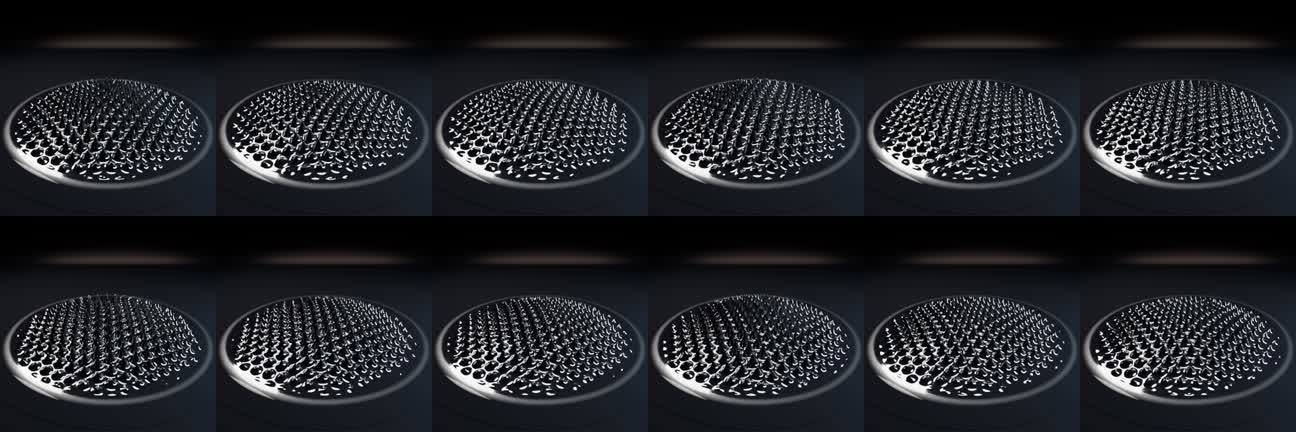
#> input picture blender/ferrofluid/renders/test-loop-contact-sheet.jpg, 1296 x 432 px
$ python -i hf_zoom_hd.py   (imports and definitions only)
#> lines starting #> are read from the running program, lines starting #| are printed output that depends on the picture
"""Seamless infinite zoom, chained: each segment starts on the previous segment's real last frame.
Levels: L0 galaxy, L1 cluster, L2 nucleus (existing) -> L3 forest, L4 underwater, L5 cymatics, L6 sahara, L7 mandala -> L0.
Usage: hf_zoom2.py <zoom_dir> <style_ref>   (expects L0 at ../galaxy/galaxy1-still.png, L1.png, L2.png, seg0.mp4 in zoom_dir)"""
import os
import subprocess
import sys
import time
import urllib.request
from PIL import Image

# [1 line not run here, left out]
import higgsfield_client as hf

z, style_ref = sys.argv[1], sys.argv[2]
out = f"{z}/hd"
# [1 line not run here, left out]
L0 = os.path.join(z, "..", "galaxy", "galaxy1-still.png")

STYLE = (" Keep the glossy space-filling molecular rendering of the reference image (every form built from clusters of glossy "
         "spheres, soft lighting, shallow depth of field), but let this world's own colors lead. Square composition, centered. No text.")
CROP_INTRO = ("Image 1 is a zoomed-in crop of the center of the previous world. Keep its overall colors and brightness layout at the "
              "edges so it reads as the same view magnified, but reveal that it is ")
LEVELS = {
    3: "a neural forest: towering neurons like trees with branching dendrites and glowing synapses, intertwined with lush greenery, "
       "ferns, vines, moss, leaves and blooming flowers, in emerald, lime and jade greens with golden pulses of light along the branches.",
    4: "an underwater bioluminescent reef: coral formations, sea anemones, swaying kelp and drifting jellyfish in aqua, turquoise, "
       "coral pink and violet, shafts of light falling from above, rising bubbles.",
    5: "a cymatic pattern: an intricate radially symmetric standing-wave pattern like sand on a vibrating plate, thousands of tiny "
       "spheres in pearl white, gold and pale blue arranged into concentric geometric rings, nodes and petals on a dark background.",
    6: "an aerial view looking straight down over Sahara desert dunes at golden hour, the dune crests curving in a great spiral around "
       "the center, sand made of countless tiny glossy golden and orange spheres, long cool blue shadows.",
    7: "a radially symmetric mandala of molecular machinery: concentric rings of protein gears, DNA double helices radiating outward "
       "like petals, rings of nucleotides like beads. At the exact center, small (about one fifth of the frame width), sits the spiral "
       "galaxy from image 3, unchanged.",
}
MOTION = {
    1: "the cluster's central spiral opens into a glowing cell nucleus full of busy molecular machines: helicases unzipping DNA, clamps sliding, chromatin coiling.",
    2: "the nucleus opens into a neural forest: neurons fire pulses of light along branching dendrites, ferns unfurl, vines grow and leaves sway.",
    3: "the forest dissolves into an underwater reef: jellyfish pulse, kelp sways, anemones wave, bubbles rise through shafts of light.",
    4: "the reef resolves into a cymatic pattern that vibrates, ripples and reshapes itself into ever more intricate geometric rings.",
    5: "the cymatic rings become Sahara dunes seen from above, sand streaming off the crests in the wind as the spiral of dunes slowly turns.",
    6: "the dunes give way to a rotating mandala of protein rings and radiating DNA helices, each ring turning in alternating directions.",
    7: "the mandala rings rush outward past the edges of the frame as the tiny spiral galaxy at its center grows to fill the view.",
}
PREFIX = "Continuous smooth camera zoom straight into the center of the frame. As the camera dives in, "
SUFFIX = " The camera never stops moving forward. One continuous shot, no cuts."


def wait(ctrl):
    while True:
        st = ctrl.status()
        if isinstance(st, hf.Completed):
            return ctrl.get()
        if isinstance(st, (hf.Failed, hf.NSFW, hf.Cancelled)):
            raise RuntimeError(type(st).__name__)
        time.sleep(8)


def retry(fn, tries=2):
    for i in range(tries):
        try:
            return fn()
        except Exception as e:
            print("  attempt failed:", type(e).__name__, str(e)[:200], flush=True)
    raise SystemExit("giving up")


def center_crop(src, dst, frac=0.34):
#> called with dst = 'out.png', frac = 0.34
    im = Image.open(src).convert("RGB")
#> im is the input picture: PIL image 1296x432 RGB; mean R, G, B 34.4, 36.1, 40.3
    w, h = im.size
#> w = 1296; h = 432
    cw, ch = int(w * frac), int(h * frac)
#> cw = 440; ch = 146
    im.crop(((w - cw) // 2, (h - ch) // 2, (w + cw) // 2, (h + ch) // 2)).resize((1024, 1024), Image.LANCZOS).save(dst, quality=92)
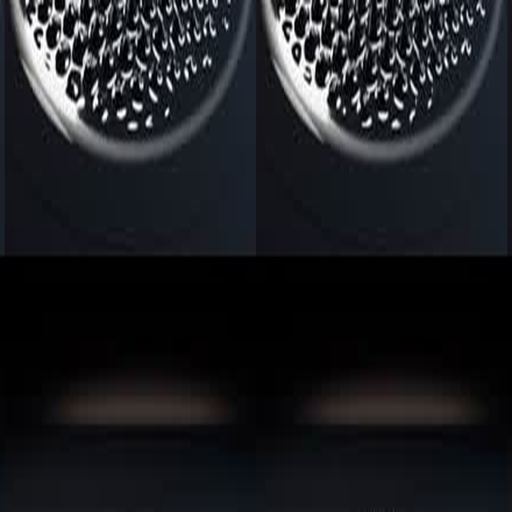
#> saved as out.png: PIL image 1024x1024 RGB (shown at 1/2 size); mean R, G, B 28.5, 29.8, 33.4


def frame(video, dst, last):
    args = ["ffmpeg", "-v", "error", "-y"] + (["-sseof", "-0.05"] if last else []) + ["-i", video, "-frames:v", "1"] + (["-update", "1"] if last else []) + [dst]
    subprocess.run(args, check=True)


# [1 line that did not run here, left out]
# [1 line that did not run here, left out]
stills = {0: L0, 1: f"{z}/L1.png", 2: f"{z}/L2.png"}
# [1 line that did not run here, left out]

# keyframes L3..L7, each from a crop of the previous one
# [12 lines not run here, left out]

# segments 1..7 chained from the real last frame of the previous segment
prev = f"{out}/seg0.mp4"
# [8 lines not run here, left out]
# [1 line that did not run here, left out]
# [13 lines not run here, left out]

>>> result = center_crop('../blender/ferrofluid/renders/test-loop-contact-sheet.jpg', 'out.png')

$ run again, on blender/ferrofluid/renders/test-cam-top-f001.png
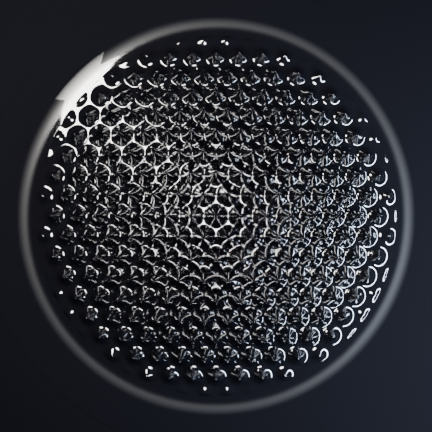
#> input picture blender/ferrofluid/renders/test-cam-top-f001.png, 432 x 432 px
#> in center_crop, `im.crop(((w - cw) // 2, (h - ch) // 2, (w + cw) // 2, (h + ch) // 2))...`:
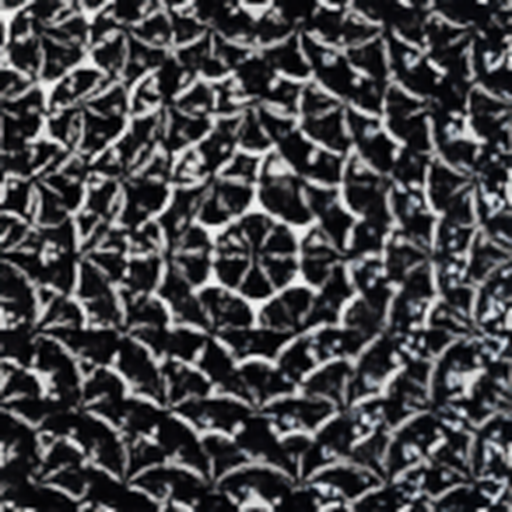
#> saved as out.png: PIL image 1024x1024 RGB (shown at 1/2 size); mean R, G, B 67.7, 67.9, 70.7
